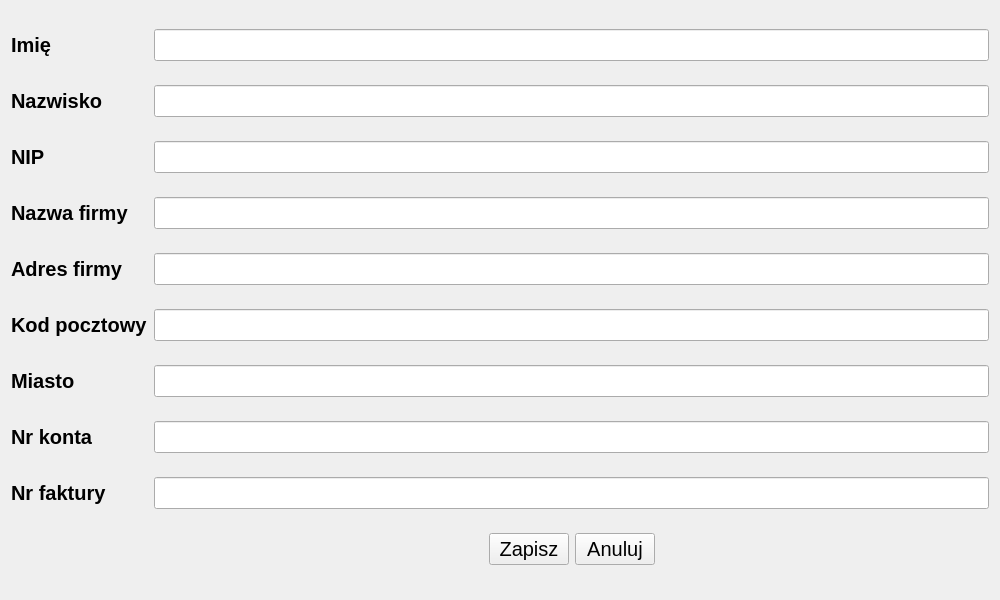
<?xml version="1.0" encoding="UTF-8"?>
<ui version="4.0">
 <class>SettingsWindow</class>
 <widget class="QWidget" name="SettingsWindow">
  <property name="geometry">
   <rect>
    <x>0</x>
    <y>0</y>
    <width>1000</width>
    <height>600</height>
   </rect>
  </property>
  <property name="windowTitle">
   <string>Form</string>
  </property>
  <layout class="QGridLayout" name="gridLayout">
   <item row="0" column="0">
    <widget class="QLabel" name="label_9">
     <property name="font">
      <font>
       <pointsize>15</pointsize>
       <weight>75</weight>
       <bold>true</bold>
      </font>
     </property>
     <property name="layoutDirection">
      <enum>Qt::LeftToRight</enum>
     </property>
     <property name="text">
      <string>Imię</string>
     </property>
    </widget>
   </item>
   <item row="0" column="1">
    <widget class="QLineEdit" name="lineEdit_7">
     <property name="sizePolicy">
      <sizepolicy hsizetype="Preferred" vsizetype="Fixed">
       <horstretch>0</horstretch>
       <verstretch>0</verstretch>
      </sizepolicy>
     </property>
     <property name="font">
      <font>
       <pointsize>15</pointsize>
      </font>
     </property>
    </widget>
   </item>
   <item row="1" column="0">
    <widget class="QLabel" name="label">
     <property name="font">
      <font>
       <pointsize>15</pointsize>
       <weight>75</weight>
       <bold>true</bold>
      </font>
     </property>
     <property name="layoutDirection">
      <enum>Qt::LeftToRight</enum>
     </property>
     <property name="text">
      <string>Nazwisko</string>
     </property>
    </widget>
   </item>
   <item row="1" column="1">
    <widget class="QLineEdit" name="lineEdit_9">
     <property name="sizePolicy">
      <sizepolicy hsizetype="Preferred" vsizetype="Fixed">
       <horstretch>0</horstretch>
       <verstretch>0</verstretch>
      </sizepolicy>
     </property>
     <property name="font">
      <font>
       <pointsize>15</pointsize>
      </font>
     </property>
    </widget>
   </item>
   <item row="2" column="0">
    <widget class="QLabel" name="label_7">
     <property name="font">
      <font>
       <pointsize>15</pointsize>
       <weight>75</weight>
       <bold>true</bold>
      </font>
     </property>
     <property name="layoutDirection">
      <enum>Qt::LeftToRight</enum>
     </property>
     <property name="text">
      <string>NIP</string>
     </property>
    </widget>
   </item>
   <item row="2" column="1">
    <widget class="QLineEdit" name="lineEdit_8">
     <property name="sizePolicy">
      <sizepolicy hsizetype="Preferred" vsizetype="Fixed">
       <horstretch>0</horstretch>
       <verstretch>0</verstretch>
      </sizepolicy>
     </property>
     <property name="font">
      <font>
       <pointsize>15</pointsize>
      </font>
     </property>
    </widget>
   </item>
   <item row="3" column="0">
    <widget class="QLabel" name="label_8">
     <property name="font">
      <font>
       <pointsize>15</pointsize>
       <weight>75</weight>
       <bold>true</bold>
      </font>
     </property>
     <property name="layoutDirection">
      <enum>Qt::LeftToRight</enum>
     </property>
     <property name="text">
      <string>Nazwa firmy</string>
     </property>
    </widget>
   </item>
   <item row="3" column="1">
    <widget class="QLineEdit" name="lineEdit">
     <property name="sizePolicy">
      <sizepolicy hsizetype="Preferred" vsizetype="Fixed">
       <horstretch>0</horstretch>
       <verstretch>0</verstretch>
      </sizepolicy>
     </property>
     <property name="font">
      <font>
       <pointsize>15</pointsize>
      </font>
     </property>
    </widget>
   </item>
   <item row="4" column="0">
    <widget class="QLabel" name="label_2">
     <property name="font">
      <font>
       <pointsize>15</pointsize>
       <weight>75</weight>
       <bold>true</bold>
      </font>
     </property>
     <property name="layoutDirection">
      <enum>Qt::LeftToRight</enum>
     </property>
     <property name="text">
      <string>Adres firmy</string>
     </property>
    </widget>
   </item>
   <item row="4" column="1">
    <widget class="QLineEdit" name="lineEdit_2">
     <property name="sizePolicy">
      <sizepolicy hsizetype="Preferred" vsizetype="Fixed">
       <horstretch>0</horstretch>
       <verstretch>0</verstretch>
      </sizepolicy>
     </property>
     <property name="font">
      <font>
       <pointsize>15</pointsize>
      </font>
     </property>
    </widget>
   </item>
   <item row="5" column="0">
    <widget class="QLabel" name="label_4">
     <property name="font">
      <font>
       <pointsize>15</pointsize>
       <weight>75</weight>
       <bold>true</bold>
      </font>
     </property>
     <property name="layoutDirection">
      <enum>Qt::LeftToRight</enum>
     </property>
     <property name="text">
      <string>Kod pocztowy</string>
     </property>
    </widget>
   </item>
   <item row="5" column="1">
    <widget class="QLineEdit" name="lineEdit_4">
     <property name="sizePolicy">
      <sizepolicy hsizetype="Preferred" vsizetype="Fixed">
       <horstretch>0</horstretch>
       <verstretch>0</verstretch>
      </sizepolicy>
     </property>
     <property name="font">
      <font>
       <pointsize>15</pointsize>
      </font>
     </property>
    </widget>
   </item>
   <item row="6" column="0">
    <widget class="QLabel" name="label_3">
     <property name="font">
      <font>
       <pointsize>15</pointsize>
       <weight>75</weight>
       <bold>true</bold>
      </font>
     </property>
     <property name="layoutDirection">
      <enum>Qt::LeftToRight</enum>
     </property>
     <property name="text">
      <string>Miasto</string>
     </property>
    </widget>
   </item>
   <item row="6" column="1">
    <widget class="QLineEdit" name="lineEdit_3">
     <property name="sizePolicy">
      <sizepolicy hsizetype="Preferred" vsizetype="Fixed">
       <horstretch>0</horstretch>
       <verstretch>0</verstretch>
      </sizepolicy>
     </property>
     <property name="font">
      <font>
       <pointsize>15</pointsize>
      </font>
     </property>
    </widget>
   </item>
   <item row="7" column="0">
    <widget class="QLabel" name="label_6">
     <property name="font">
      <font>
       <pointsize>15</pointsize>
       <weight>75</weight>
       <bold>true</bold>
      </font>
     </property>
     <property name="layoutDirection">
      <enum>Qt::LeftToRight</enum>
     </property>
     <property name="text">
      <string>Nr konta</string>
     </property>
    </widget>
   </item>
   <item row="7" column="1">
    <widget class="QLineEdit" name="lineEdit_6">
     <property name="sizePolicy">
      <sizepolicy hsizetype="Preferred" vsizetype="Fixed">
       <horstretch>0</horstretch>
       <verstretch>0</verstretch>
      </sizepolicy>
     </property>
     <property name="font">
      <font>
       <pointsize>15</pointsize>
      </font>
     </property>
    </widget>
   </item>
   <item row="8" column="0">
    <widget class="QLabel" name="label_5">
     <property name="font">
      <font>
       <pointsize>15</pointsize>
       <weight>75</weight>
       <bold>true</bold>
      </font>
     </property>
     <property name="layoutDirection">
      <enum>Qt::LeftToRight</enum>
     </property>
     <property name="text">
      <string>Nr faktury</string>
     </property>
    </widget>
   </item>
   <item row="8" column="1">
    <widget class="QLineEdit" name="lineEdit_5">
     <property name="sizePolicy">
      <sizepolicy hsizetype="Preferred" vsizetype="Fixed">
       <horstretch>0</horstretch>
       <verstretch>0</verstretch>
      </sizepolicy>
     </property>
     <property name="font">
      <font>
       <pointsize>15</pointsize>
      </font>
     </property>
    </widget>
   </item>
   <item row="9" column="1">
    <layout class="QHBoxLayout" name="horizontalLayout">
     <item>
      <spacer name="horizontalSpacer">
       <property name="orientation">
        <enum>Qt::Horizontal</enum>
       </property>
       <property name="sizeHint" stdset="0">
        <size>
         <width>40</width>
         <height>20</height>
        </size>
       </property>
      </spacer>
     </item>
     <item>
      <widget class="QPushButton" name="pushButton_2">
       <property name="sizePolicy">
        <sizepolicy hsizetype="Preferred" vsizetype="Fixed">
         <horstretch>0</horstretch>
         <verstretch>0</verstretch>
        </sizepolicy>
       </property>
       <property name="font">
        <font>
         <pointsize>15</pointsize>
        </font>
       </property>
       <property name="text">
        <string>Zapisz</string>
       </property>
       <property name="icon">
        <iconset resource="../../resources/resources.qrc">
         <normaloff>:/nowyPrzedrostek/images/icons8-zapisz-30.png</normaloff>:/nowyPrzedrostek/images/icons8-zapisz-30.png</iconset>
       </property>
       <property name="iconSize">
        <size>
         <width>30</width>
         <height>30</height>
        </size>
       </property>
      </widget>
     </item>
     <item>
      <widget class="QPushButton" name="pushButton">
       <property name="sizePolicy">
        <sizepolicy hsizetype="Preferred" vsizetype="Fixed">
         <horstretch>0</horstretch>
         <verstretch>0</verstretch>
        </sizepolicy>
       </property>
       <property name="font">
        <font>
         <pointsize>15</pointsize>
        </font>
       </property>
       <property name="text">
        <string>Anuluj</string>
       </property>
       <property name="icon">
        <iconset resource="../../resources/resources.qrc">
         <normaloff>:/nowyPrzedrostek/images/icons8-anuluj-30.png</normaloff>:/nowyPrzedrostek/images/icons8-anuluj-30.png</iconset>
       </property>
       <property name="iconSize">
        <size>
         <width>30</width>
         <height>30</height>
        </size>
       </property>
      </widget>
     </item>
     <item>
      <spacer name="horizontalSpacer_2">
       <property name="orientation">
        <enum>Qt::Horizontal</enum>
       </property>
       <property name="sizeHint" stdset="0">
        <size>
         <width>40</width>
         <height>20</height>
        </size>
       </property>
      </spacer>
     </item>
    </layout>
   </item>
  </layout>
 </widget>
 <resources>
  <include location="../../resources/resources.qrc"/>
 </resources>
 <connections/>
</ui>
